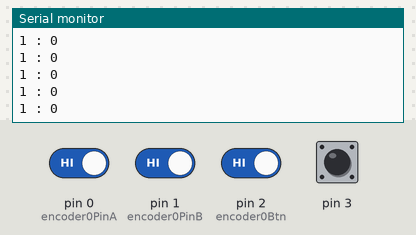
Simulated run of this sketch. Board: Arduino Leonardo, built with avr-gcc and run on an emulated ATmega32U4. On the bench: the last lines printed to the serial monitor. Inputs (shaded band) come from the test bench; at power-on: pin 0 (encoder0PinA), pin 1 (encoder0PinB), pin 2 (encoder0Btn) HIGH, pin 3 LOW. USB keyboard and mouse output is not drawn.

Above: at 1.2 s.
1.3 s: pin 2 (encoder0Btn) driven LOW
At 1.32 s:
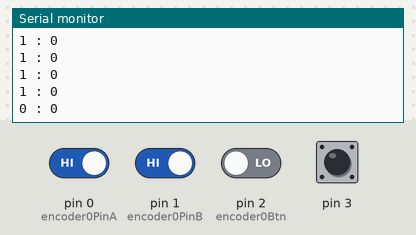
2.8 s: pin 3 pulsed HIGH 2 times (0.12 s each, 0.3 s apart)
At 3.26 s:
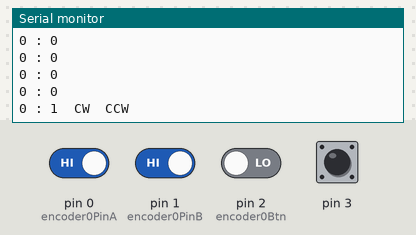
4.9 s: pin 3 driven HIGH
At 5.15 s:
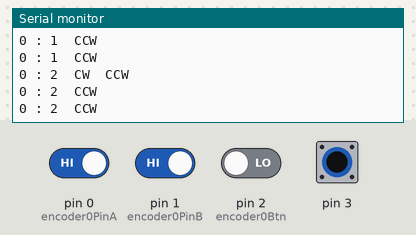
6.4 s: pin 2 (encoder0Btn) driven HIGH
At 6.51 s:
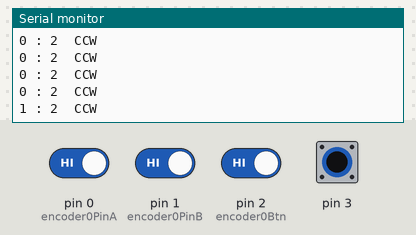

Measured:
- after the input at 1.3 s, the serial monitor: prints a new line at once (image 1)
- after the input at 2.8 s, the serial monitor: prints a new line after 0.36 s (image 2)
- after the input at 4.9 s, the serial monitor: prints a new line at once (image 3)
- after the input at 6.4 s, the serial monitor: prints a new line after 0.10 s (image 4)

The sketch:

VolumeControl.ino
```cpp
#include <HID-Project.h>

#define encoder0PinA 0
#define encoder0PinB 1
#define encoder0Btn 2

int encoder0Pos = 0;
int valRotary,lastValRotary;

void setup() {
  // put your setup code here, to run once:

  Serial.begin(115200);
  while(!Serial){
    ;
  }
  pinMode(encoder0PinA, INPUT_PULLUP);
  pinMode(encoder0PinB, INPUT_PULLUP);
  pinMode(encoder0Btn, INPUT_PULLUP);
  attachInterrupt(0, doEncoder, CHANGE);

  Consumer.begin();
}

void loop() {
  int btn = digitalRead(encoder0Btn);

  Serial.print(btn);
  Serial.print(" : ");
  Serial.print(valRotary);

  if(valRotary>lastValRotary){
    Serial.print("  CW");
    Consumer.write(MEDIA_VOL_UP);
  }
  if(valRotary){
    Serial.print("  CCW");
    Consumer.write(MEDIA_VOL_UP);
  }

  if(!btn){
    Consumer.write(MEDIA_VOL_MUTE);
  }
  lastValRotary = valRotary;

  Serial.println("");
  delay(100);
}

void doEncoder(){
  if(digitalRead(encoder0PinA) == digitalRead(encoder0PinB)){
    encoder0Pos++;
  }else{
    encoder0Pos--;
  }
  valRotary = encoder0Pos/2.5;
}
```
